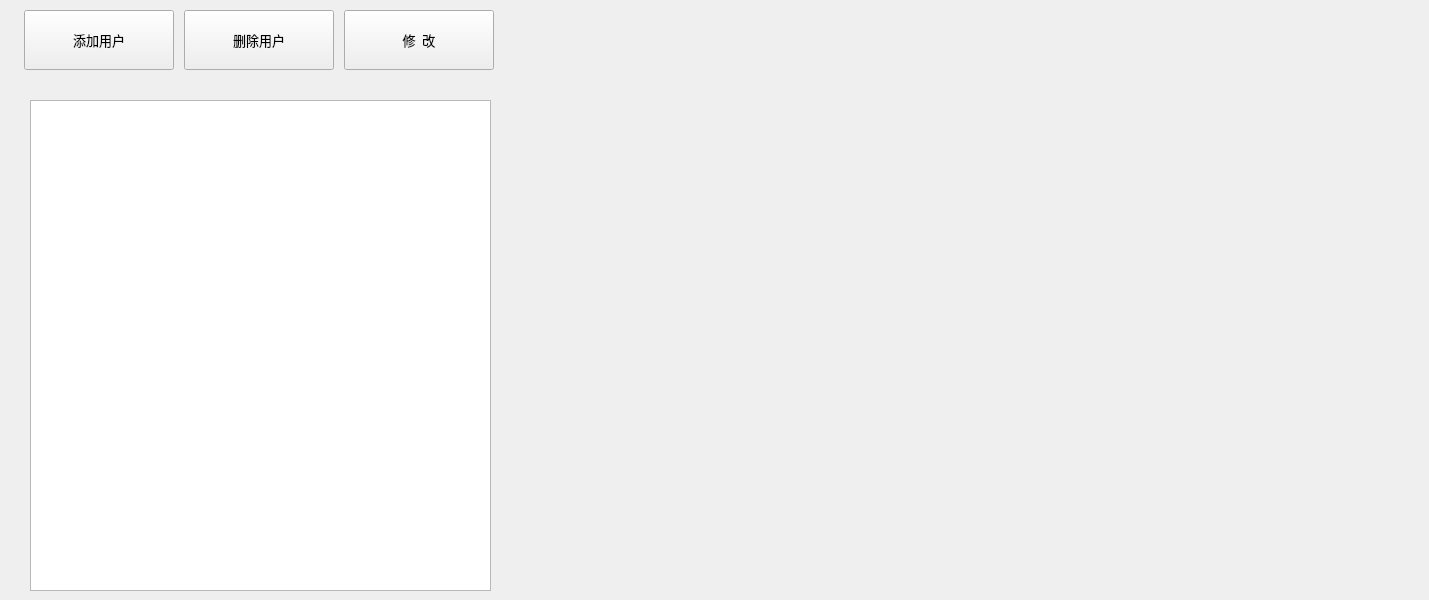
     <widget class="QWidget" name="page_1">
      <widget class="QWidget" name="above_menu_2" native="true">
       <property name="geometry">
        <rect>
         <x>0</x>
         <y>0</y>
         <width>1420</width>
         <height>80</height>
        </rect>
       </property>
       <property name="sizePolicy">
        <sizepolicy hsizetype="Preferred" vsizetype="Fixed">
         <horstretch>0</horstretch>
         <verstretch>0</verstretch>
        </sizepolicy>
       </property>
       <property name="minimumSize">
        <size>
         <width>0</width>
         <height>80</height>
        </size>
       </property>
       <property name="maximumSize">
        <size>
         <width>16777215</width>
         <height>80</height>
        </size>
       </property>
       <layout class="QHBoxLayout" name="horizontalLayout_5">
        <property name="spacing">
         <number>10</number>
        </property>
        <property name="leftMargin">
         <number>0</number>
        </property>
        <property name="rightMargin">
         <number>0</number>
        </property>
        <item>
         <spacer name="horizontalSpacer_14">
          <property name="orientation">
           <enum>Qt::Horizontal</enum>
          </property>
          <property name="sizeType">
           <enum>QSizePolicy::Fixed</enum>
          </property>
          <property name="sizeHint" stdset="0">
           <size>
            <width>24</width>
            <height>20</height>
           </size>
          </property>
         </spacer>
        </item>
        <item>
         <widget class="QToolButton" name="toolButton_add_2">
          <property name="minimumSize">
           <size>
            <width>150</width>
            <height>60</height>
           </size>
          </property>
          <property name="font">
           <font>
            <family>微软雅黑</family>
            <pointsize>10</pointsize>
           </font>
          </property>
          <property name="cursor">
           <cursorShape>PointingHandCursor</cursorShape>
          </property>
          <property name="text">
           <string>添加用户</string>
          </property>
          <property name="iconSize">
           <size>
            <width>32</width>
            <height>32</height>
           </size>
          </property>
          <property name="toolButtonStyle">
           <enum>Qt::ToolButtonTextBesideIcon</enum>
          </property>
         </widget>
        </item>
        <item>
         <widget class="QToolButton" name="toolButton_del_2">
          <property name="minimumSize">
           <size>
            <width>150</width>
            <height>60</height>
           </size>
          </property>
          <property name="font">
           <font>
            <family>微软雅黑</family>
            <pointsize>10</pointsize>
           </font>
          </property>
          <property name="cursor">
           <cursorShape>PointingHandCursor</cursorShape>
          </property>
          <property name="text">
           <string>删除用户</string>
          </property>
          <property name="iconSize">
           <size>
            <width>32</width>
            <height>32</height>
           </size>
          </property>
          <property name="toolButtonStyle">
           <enum>Qt::ToolButtonTextBesideIcon</enum>
          </property>
         </widget>
        </item>
        <item>
         <widget class="QToolButton" name="toolButton_del_3">
          <property name="minimumSize">
           <size>
            <width>150</width>
            <height>60</height>
           </size>
          </property>
          <property name="font">
           <font>
            <family>微软雅黑</family>
            <pointsize>10</pointsize>
           </font>
          </property>
          <property name="cursor">
           <cursorShape>PointingHandCursor</cursorShape>
          </property>
          <property name="text">
           <string>修  改</string>
          </property>
          <property name="iconSize">
           <size>
            <width>32</width>
            <height>32</height>
           </size>
          </property>
          <property name="toolButtonStyle">
           <enum>Qt::ToolButtonTextBesideIcon</enum>
          </property>
         </widget>
        </item>
        <item>
         <spacer name="horizontalSpacer_16">
          <property name="orientation">
           <enum>Qt::Horizontal</enum>
          </property>
          <property name="sizeHint" stdset="0">
           <size>
            <width>40</width>
            <height>20</height>
           </size>
          </property>
         </spacer>
        </item>
       </layout>
      </widget>
      <widget class="QTableView" name="tableView_user">
       <property name="geometry">
        <rect>
         <x>30</x>
         <y>100</y>
         <width>461</width>
         <height>491</height>
        </rect>
       </property>
       <property name="editTriggers">
        <set>QAbstractItemView::NoEditTriggers</set>
       </property>
       <property name="alternatingRowColors">
        <bool>true</bool>
       </property>
       <property name="sortingEnabled">
        <bool>true</bool>
       </property>
      </widget>
     </widget>
